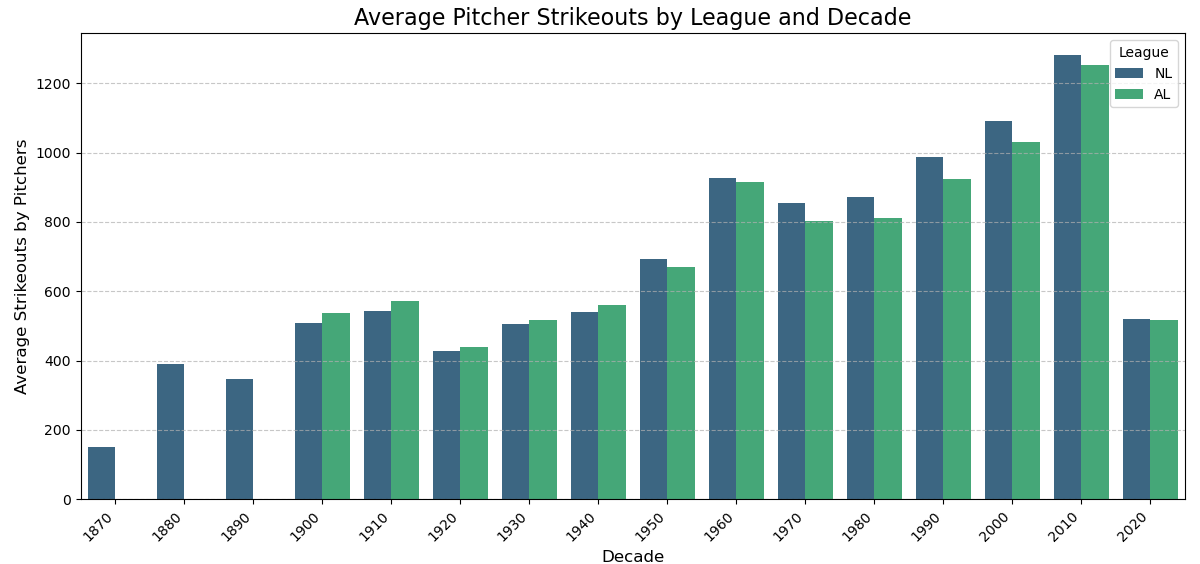

Write the Python code that produced this figure.
import pandas as pd
import seaborn as sns
import matplotlib.pyplot as plt

# Load the dataframe.
df = pd.read_csv('mlb_teams.csv')

# Calculate the decade for each year using the 'year' column.
df['decade'] = (df['year'] // 10) * 10

# Group by decade and league_id and calculate the average pitcher strikeouts for the entire decade.
decade_league_avg_strikeouts = df.groupby(['decade', 'league_id'])['strikeouts_by_pitchers'].mean().reset_index()

# Print the summary table (optional, but can be helpful).
print("Average Pitcher Strikeouts by League and Decade (Table):")
summary_by_decade_table = decade_league_avg_strikeouts.pivot(index='league_id', columns='decade', values='strikeouts_by_pitchers')
print(summary_by_decade_table)
print("\n" + "="*50 + "\n") # Separator

# Create a grouped bar chart.
plt.figure(figsize=(12, 7)) # Adjust figure size as needed
sns.barplot(
    data=decade_league_avg_strikeouts,
    x='decade',
    y='strikeouts_by_pitchers',
    hue='league_id',
    palette='viridis' # Optional: choose a color palette
)

# Add titles and labels to the chart.
plt.title('Average Pitcher Strikeouts by League and Decade', fontsize=16)
plt.xlabel('Decade', fontsize=12)
plt.ylabel('Average Strikeouts by Pitchers', fontsize=12)
plt.xticks(rotation=45, ha='right') # Rotate x-axis labels for better readability
plt.legend(title='League')
plt.grid(axis='y', linestyle='--', alpha=0.7) # Add a horizontal grid for readability

# Adjust layout and display the plot.
plt.tight_layout()
plt.show()
